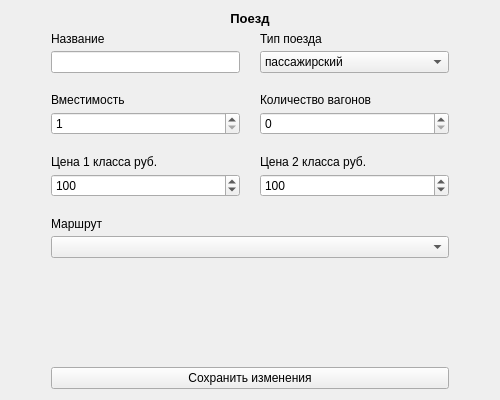
<?xml version="1.0" encoding="UTF-8"?>
<ui version="4.0">
 <class>UpdateTrainModal</class>
 <widget class="QWidget" name="UpdateTrainModal">
  <property name="geometry">
   <rect>
    <x>0</x>
    <y>0</y>
    <width>500</width>
    <height>400</height>
   </rect>
  </property>
  <property name="minimumSize">
   <size>
    <width>500</width>
    <height>400</height>
   </size>
  </property>
  <property name="maximumSize">
   <size>
    <width>500</width>
    <height>500</height>
   </size>
  </property>
  <property name="windowTitle">
   <string>Form</string>
  </property>
  <layout class="QVBoxLayout" name="verticalLayout">
   <item>
    <widget class="QLabel" name="label">
     <property name="styleSheet">
      <string notr="true">font-weight: 600; font-size: 10pt; color: black;</string>
     </property>
     <property name="text">
      <string>Поезд</string>
     </property>
     <property name="alignment">
      <set>Qt::AlignCenter</set>
     </property>
    </widget>
   </item>
   <item>
    <layout class="QHBoxLayout" name="horizontalLayout" stretch="0,2,0">
     <item>
      <spacer name="horizontalSpacer">
       <property name="orientation">
        <enum>Qt::Horizontal</enum>
       </property>
       <property name="sizeHint" stdset="0">
        <size>
         <width>40</width>
         <height>20</height>
        </size>
       </property>
      </spacer>
     </item>
     <item>
      <layout class="QVBoxLayout" name="formLayout">
       <property name="spacing">
        <number>20</number>
       </property>
       <item>
        <layout class="QGridLayout" name="gridLayout" columnstretch="1,1">
         <property name="sizeConstraint">
          <enum>QLayout::SetMinimumSize</enum>
         </property>
         <item row="3" column="1">
          <layout class="QVBoxLayout" name="inputGroup_11">
           <property name="spacing">
            <number>5</number>
           </property>
           <item>
            <widget class="QLabel" name="secondClassLabel">
             <property name="text">
              <string>Цена 2 класса руб.</string>
             </property>
            </widget>
           </item>
           <item>
            <widget class="QSpinBox" name="secondClassInput">
             <property name="minimum">
              <number>1</number>
             </property>
             <property name="maximum">
              <number>20000</number>
             </property>
             <property name="singleStep">
              <number>100</number>
             </property>
             <property name="value">
              <number>100</number>
             </property>
            </widget>
           </item>
          </layout>
         </item>
         <item row="2" column="1">
          <layout class="QVBoxLayout" name="inputGroup_9">
           <property name="spacing">
            <number>5</number>
           </property>
           <item>
            <widget class="QLabel" name="railcarAmountLabel">
             <property name="text">
              <string>Количество вагонов</string>
             </property>
            </widget>
           </item>
           <item>
            <widget class="QSpinBox" name="railcarAmountInput"/>
           </item>
          </layout>
         </item>
         <item row="2" column="0">
          <layout class="QVBoxLayout" name="inputGroup_8">
           <property name="spacing">
            <number>5</number>
           </property>
           <item>
            <widget class="QLabel" name="railcarCapLabel">
             <property name="text">
              <string>Вместимость</string>
             </property>
            </widget>
           </item>
           <item>
            <widget class="QSpinBox" name="railcarCapInput">
             <property name="minimum">
              <number>1</number>
             </property>
             <property name="maximum">
              <number>200</number>
             </property>
            </widget>
           </item>
          </layout>
         </item>
         <item row="0" column="0">
          <layout class="QVBoxLayout" name="inputGroup_6">
           <property name="spacing">
            <number>5</number>
           </property>
           <item>
            <widget class="QLabel" name="nameLabel">
             <property name="text">
              <string>Название</string>
             </property>
            </widget>
           </item>
           <item>
            <widget class="QLineEdit" name="nameInput">
             <property name="echoMode">
              <enum>QLineEdit::Normal</enum>
             </property>
            </widget>
           </item>
          </layout>
         </item>
         <item row="3" column="0">
          <layout class="QVBoxLayout" name="inputGroup_10">
           <property name="spacing">
            <number>5</number>
           </property>
           <item>
            <widget class="QLabel" name="firstClassLabel">
             <property name="text">
              <string>Цена 1 класса руб.</string>
             </property>
            </widget>
           </item>
           <item>
            <widget class="QSpinBox" name="firstClassInput">
             <property name="minimum">
              <number>1</number>
             </property>
             <property name="maximum">
              <number>20000</number>
             </property>
             <property name="singleStep">
              <number>100</number>
             </property>
             <property name="value">
              <number>100</number>
             </property>
            </widget>
           </item>
          </layout>
         </item>
         <item row="0" column="1">
          <layout class="QVBoxLayout" name="inputGroup_7">
           <property name="spacing">
            <number>5</number>
           </property>
           <item>
            <widget class="QLabel" name="trainTypeLabel">
             <property name="text">
              <string>Тип поезда</string>
             </property>
            </widget>
           </item>
           <item>
            <widget class="QComboBox" name="trainTypeComboBox">
             <item>
              <property name="text">
               <string>пассажирский</string>
              </property>
             </item>
             <item>
              <property name="text">
               <string>скорый-пассажирский</string>
              </property>
             </item>
             <item>
              <property name="text">
               <string>скоростной-пассажирский</string>
              </property>
             </item>
            </widget>
           </item>
          </layout>
         </item>
         <item row="4" column="0" colspan="2">
          <layout class="QVBoxLayout" name="inputGroup_12">
           <property name="spacing">
            <number>5</number>
           </property>
           <item>
            <widget class="QLabel" name="routeLabel">
             <property name="text">
              <string>Маршрут</string>
             </property>
            </widget>
           </item>
           <item>
            <widget class="QComboBox" name="routeComboBox"/>
           </item>
          </layout>
         </item>
        </layout>
       </item>
       <item>
        <spacer name="verticalSpacer_2">
         <property name="orientation">
          <enum>Qt::Vertical</enum>
         </property>
         <property name="sizeHint" stdset="0">
          <size>
           <width>20</width>
           <height>40</height>
          </size>
         </property>
        </spacer>
       </item>
       <item>
        <widget class="QPushButton" name="updateButton">
         <property name="cursor">
          <cursorShape>PointingHandCursor</cursorShape>
         </property>
         <property name="text">
          <string>Сохранить изменения</string>
         </property>
        </widget>
       </item>
      </layout>
     </item>
     <item>
      <spacer name="horizontalSpacer_2">
       <property name="orientation">
        <enum>Qt::Horizontal</enum>
       </property>
       <property name="sizeHint" stdset="0">
        <size>
         <width>40</width>
         <height>20</height>
        </size>
       </property>
      </spacer>
     </item>
    </layout>
   </item>
  </layout>
 </widget>
 <resources/>
 <connections/>
</ui>
